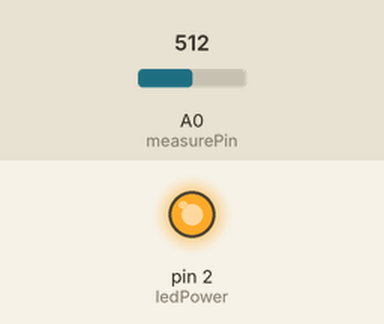
Recording of a sketch running on a simulated Arduino Uno, built with avr-gcc and run on an emulated ATmega328P. Parts: output pins drawn as LEDs (lit = HIGH). The test bench sets the inputs (shaded band); at power-on: A0 (measurePin) = 512. What the sketch prints to the serial monitor is not drawn.

Above: at 0.1 s.
Timing chart, 0 to 1.6 s (numbered marks = the images above):
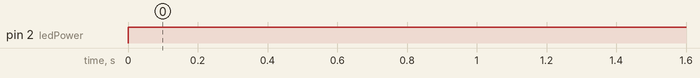

Measured:
- by itself, pin 2 (ledPower): LOW → HIGH at 0.00 s

The sketch:

DustSensor_simple.ino
```cpp
#if(1)
/*
 Sharp Optical Dust Sensor GP2Y1010AU0F
*/

int measurePin = A0; // Connect dust sensor
int ledPower = 2;    // Led driver pins of dust sensor (GPIO_2:D4)

int samplingTime = 280;
int deltaTime = 40;
int sleepTime = 9680;

float voMeasured = 0;
float calcVoltage = 0;
float dustDensity = 0;

void setup(){
  Serial.begin(115200);
  pinMode(ledPower,OUTPUT);
}

void loop(){
  digitalWrite(ledPower,LOW); // power on the LED
  delayMicroseconds(samplingTime);

  voMeasured = analogRead(measurePin); // read the dust value

  delayMicroseconds(deltaTime);
  digitalWrite(ledPower,HIGH); // turn the LED off
  delayMicroseconds(sleepTime);

  // 0 - 5V mapped to 0 - 1023 integer values
  // recover voltage
  calcVoltage = voMeasured * (3.2 / 1024.0);
  //calcVoltage = voMeasured * (5.0 / 1024.0);

  // linear eqaution taken from http://www.howmuchsnow.com/arduino/airquality/
  // Chris Nafis (c) 2012
  if( calcVoltage <= 3.0 )
    dustDensity = 0.17 * calcVoltage - 0.1;
  else
    dustDensity = 0.5;

  if( dustDensity < 0)
    dustDensity = 0;

  Serial.print("Raw Signal Value (0-1023): ");
  Serial.print(voMeasured);

  Serial.print(" - Voltage: ");
  Serial.print(calcVoltage);

  Serial.print(" - Dust Density: ");
  Serial.print(dustDensity); // unit: mg/m3
  Serial.println(" mg/m^3");

  delay(1000);
}

#else

#include <SharpDust.h>

#define DUST_LED_PIN		2
#define DUST_MEASURE_PIN	A0

void setup() {
  Serial.begin(115200);

  SharpDust.begin(DUST_LED_PIN, DUST_MEASURE_PIN);
}

void loop() {
  while (1) {
    Serial.print(F("Dust :"));
    Serial.print(SharpDust.measure());
    Serial.println(F(" mg/m^3"));
    delay(1000);
  }
}
#endif
```
